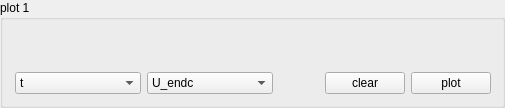
           <widget class="QGroupBox" name="groupBox_2">
            <property name="title">
             <string>plot 1</string>
            </property>
            <layout class="QVBoxLayout" name="verticalLayout_7">
             <item>
              <layout class="QGridLayout" name="gridLayout_3">
               <item row="1" column="2">
                <spacer name="horizontalSpacer_9">
                 <property name="orientation">
                  <enum>Qt::Horizontal</enum>
                 </property>
                 <property name="sizeHint" stdset="0">
                  <size>
                   <width>40</width>
                   <height>1</height>
                  </size>
                 </property>
                </spacer>
               </item>
               <item row="2" column="2">
                <widget class="QComboBox" name="comboBox_plot_1_y">
                 <property name="currentIndex">
                  <number>20</number>
                 </property>
                 <item>
                  <property name="text">
                   <string>t</string>
                  </property>
                 </item>
                 <item>
                  <property name="text">
                   <string>dc_el_1</string>
                  </property>
                 </item>
                 <item>
                  <property name="text">
                   <string>dc_el_2</string>
                  </property>
                 </item>
                 <item>
                  <property name="text">
                   <string>dc_el_3</string>
                  </property>
                 </item>
                 <item>
                  <property name="text">
                   <string>dc_el_4</string>
                  </property>
                 </item>
                 <item>
                  <property name="text">
                   <string>dc_el_5</string>
                  </property>
                 </item>
                 <item>
                  <property name="text">
                   <string>dc_el_6</string>
                  </property>
                 </item>
                 <item>
                  <property name="text">
                   <string>dc_el_7</string>
                  </property>
                 </item>
                 <item>
                  <property name="text">
                   <string>dc_el_8</string>
                  </property>
                 </item>
                 <item>
                  <property name="text">
                   <string>rf_ampl</string>
                  </property>
                 </item>
                 <item>
                  <property name="text">
                   <string>rf_freq</string>
                  </property>
                 </item>
                 <item>
                  <property name="text">
                   <string>i_oven</string>
                  </property>
                 </item>
                 <item>
                  <property name="text">
                   <string>i_egun</string>
                  </property>
                 </item>
                 <item>
                  <property name="text">
                   <string>u_egun_filament</string>
                  </property>
                 </item>
                 <item>
                  <property name="text">
                   <string>u_egun_wehnelt</string>
                  </property>
                 </item>
                 <item>
                  <property name="text">
                   <string>freq_313</string>
                  </property>
                 </item>
                 <item>
                  <property name="text">
                   <string>pressure</string>
                  </property>
                 </item>
                 <item>
                  <property name="text">
                   <string>cam_temp</string>
                  </property>
                 </item>
                 <item>
                  <property name="text">
                   <string>cam_exp</string>
                  </property>
                 </item>
                 <item>
                  <property name="text">
                   <string>cam_gain</string>
                  </property>
                 </item>
                 <item>
                  <property name="text">
                   <string>U_endc</string>
                  </property>
                 </item>
                 <item>
                  <property name="text">
                   <string>U_0</string>
                  </property>
                 </item>
                 <item>
                  <property name="text">
                   <string>freq_313_relative</string>
                  </property>
                 </item>
                </widget>
               </item>
               <item row="1" column="4">
                <spacer name="horizontalSpacer_7">
                 <property name="orientation">
                  <enum>Qt::Horizontal</enum>
                 </property>
                 <property name="sizeHint" stdset="0">
                  <size>
                   <width>40</width>
                   <height>1</height>
                  </size>
                 </property>
                </spacer>
               </item>
               <item row="1" column="1">
                <spacer name="horizontalSpacer_10">
                 <property name="orientation">
                  <enum>Qt::Horizontal</enum>
                 </property>
                 <property name="sizeHint" stdset="0">
                  <size>
                   <width>40</width>
                   <height>1</height>
                  </size>
                 </property>
                </spacer>
               </item>
               <item row="1" column="3">
                <spacer name="horizontalSpacer_8">
                 <property name="orientation">
                  <enum>Qt::Horizontal</enum>
                 </property>
                 <property name="sizeHint" stdset="0">
                  <size>
                   <width>40</width>
                   <height>1</height>
                  </size>
                 </property>
                </spacer>
               </item>
               <item row="0" column="0">
                <spacer name="verticalSpacer">
                 <property name="orientation">
                  <enum>Qt::Vertical</enum>
                 </property>
                 <property name="sizeHint" stdset="0">
                  <size>
                   <width>1</width>
                   <height>40</height>
                  </size>
                 </property>
                </spacer>
               </item>
               <item row="2" column="1">
                <widget class="QComboBox" name="comboBox_plot_1_x">
                 <item>
                  <property name="text">
                   <string>t</string>
                  </property>
                 </item>
                 <item>
                  <property name="text">
                   <string>dc_el_1</string>
                  </property>
                 </item>
                 <item>
                  <property name="text">
                   <string>dc_el_2</string>
                  </property>
                 </item>
                 <item>
                  <property name="text">
                   <string>dc_el_3</string>
                  </property>
                 </item>
                 <item>
                  <property name="text">
                   <string>dc_el_4</string>
                  </property>
                 </item>
                 <item>
                  <property name="text">
                   <string>dc_el_5</string>
                  </property>
                 </item>
                 <item>
                  <property name="text">
                   <string>dc_el_6</string>
                  </property>
                 </item>
                 <item>
                  <property name="text">
                   <string>dc_el_7</string>
                  </property>
                 </item>
                 <item>
                  <property name="text">
                   <string>dc_el_8</string>
                  </property>
                 </item>
                 <item>
                  <property name="text">
                   <string>rf_ampl</string>
                  </property>
                 </item>
                 <item>
                  <property name="text">
                   <string>rf_freq</string>
                  </property>
                 </item>
                 <item>
                  <property name="text">
                   <string>i_oven</string>
                  </property>
                 </item>
                 <item>
                  <property name="text">
                   <string>i_egun</string>
                  </property>
                 </item>
                 <item>
                  <property name="text">
                   <string>u_egun_filament</string>
                  </property>
                 </item>
                 <item>
                  <property name="text">
                   <string>u_egun_wehnelt</string>
                  </property>
                 </item>
                 <item>
                  <property name="text">
                   <string>freq_313</string>
                  </property>
                 </item>
                 <item>
                  <property name="text">
                   <string>pressure</string>
                  </property>
                 </item>
                 <item>
                  <property name="text">
                   <string>cam_temp</string>
                  </property>
                 </item>
                 <item>
                  <property name="text">
                   <string>cam_exp</string>
                  </property>
                 </item>
                 <item>
                  <property name="text">
                   <string>cam_gain</string>
                  </property>
                 </item>
                 <item>
                  <property name="text">
                   <string>U_endc</string>
                  </property>
                 </item>
                 <item>
                  <property name="text">
                   <string>U_0</string>
                  </property>
                 </item>
                 <item>
                  <property name="text">
                   <string>freq_313_relative</string>
                  </property>
                 </item>
                </widget>
               </item>
               <item row="0" column="1" colspan="5">
                <layout class="QVBoxLayout" name="verticalLayout_mon_01"/>
               </item>
               <item row="1" column="5">
                <spacer name="horizontalSpacer_21">
                 <property name="orientation">
                  <enum>Qt::Horizontal</enum>
                 </property>
                 <property name="sizeHint" stdset="0">
                  <size>
                   <width>40</width>
                   <height>1</height>
                  </size>
                 </property>
                </spacer>
               </item>
               <item row="2" column="5">
                <widget class="QPushButton" name="pushButton_plot_mon_01">
                 <property name="text">
                  <string>plot</string>
                 </property>
                </widget>
               </item>
               <item row="2" column="4">
                <widget class="QPushButton" name="pushButton_plot_mon_01_clear">
                 <property name="text">
                  <string>clear</string>
                 </property>
                </widget>
               </item>
              </layout>
             </item>
            </layout>
           </widget>
